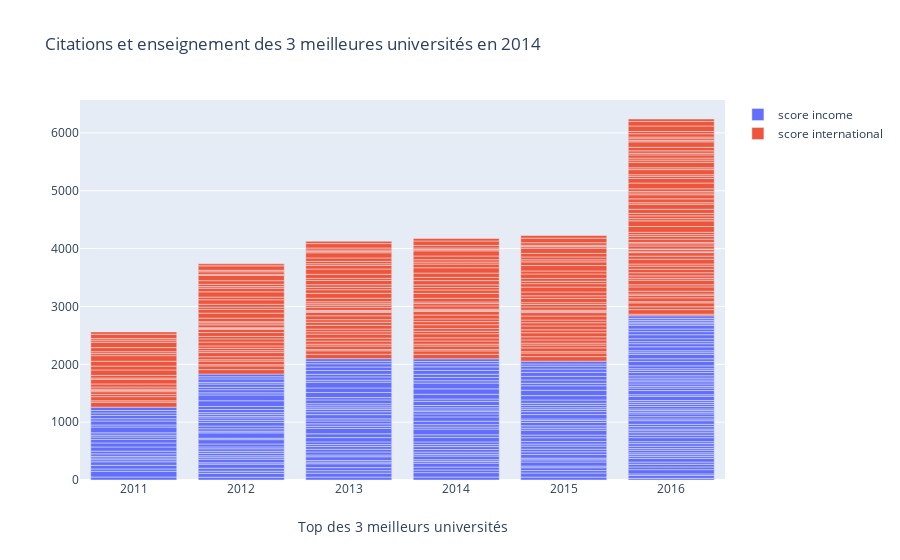

The notebook cell this image was saved under:
### Code cell
import plotly.graph_objs as go

x = df2.year

trace1 = {
  'x': x,
  'y': df2.income,
  'name': 'score income',
  'type': 'bar'
};
trace2 = {
  'x': x,
  'y': df2.international,
  'name': 'score international',
  'type': 'bar'
};
data = [trace1, trace2];
layout = {
  'xaxis': {'title': 'Top des 3 meilleurs universités'},
  'barmode': 'relative',
  'title': 'Citations et enseignement des 3 meilleures universités en 2014'
};
fig = go.Figure(data = data, layout = layout)
iplot(fig)

### Figure 1 — Plotly figure (JSON) as saved in the notebook; plotly's stock layout.template omitted (floating-point values rounded to 4 significant figures; data arrays with more than 128 entries replaced by an {"elided": "..."} marker saying what was removed)
{"data": [{"name": "score income", "type": "bar", "x": {"elided": "247 int values"}, "y": {"elided": "247 float values"}}, {"name": "score international", "type": "bar", "x": {"elided": "247 int values"}, "y": {"elided": "247 float values"}}], "layout": {"barmode": "relative", "title": {"text": "Citations et enseignement des 3 meilleures universités en 2014"}, "xaxis": {"title": {"text": "Top des 3 meilleurs universités"}}}}
